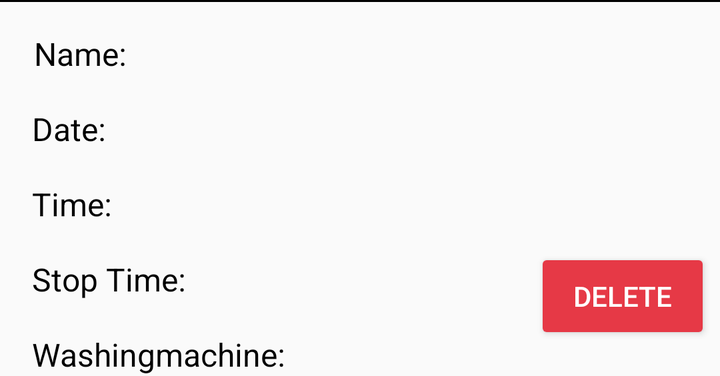
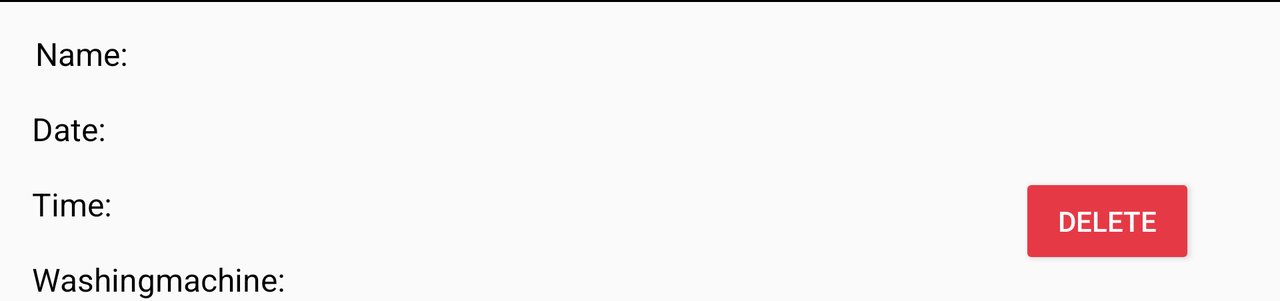

An Android layout and its configuration variant, each rendered on a device that would load it. The default file and the variant file are quoted in full after the pictures.
<!-- AndroidManifest.xml: application theme AppTheme -->
<!-- res/layout/fragment_booking.xml -->
<?xml version="1.0" encoding="utf-8"?>
<androidx.constraintlayout.widget.ConstraintLayout xmlns:android="http://schemas.android.com/apk/res/android"
    xmlns:app="http://schemas.android.com/apk/res-auto"
    xmlns:tools="http://schemas.android.com/tools"
    android:id="@+id/linearLayout"
    android:layout_width="match_parent"
    android:layout_height="wrap_content">

    <TextView
        android:id="@+id/user_name_label"
        android:layout_width="wrap_content"
        android:layout_height="wrap_content"
        android:layout_marginStart="16dp"
        android:layout_marginLeft="16dp"
        android:layout_marginTop="16dp"
        android:textAppearance="?attr/textAppearanceListItem"
        android:text="@string/name"
        android:textColor="@color/colorBlack"
        app:layout_constraintEnd_toEndOf="parent"
        app:layout_constraintHorizontal_bias="0.003"
        app:layout_constraintStart_toStartOf="parent"
        app:layout_constraintTop_toTopOf="parent" />

    <TextView
        android:id="@+id/user_name"
        android:layout_width="wrap_content"
        android:layout_height="wrap_content"
        android:layout_marginStart="16dp"
        android:layout_marginLeft="16dp"
        android:layout_marginTop="16dp"
        android:layout_marginEnd="16dp"
        android:layout_marginRight="16dp"
        android:textAppearance="?attr/textAppearanceListItem"
        android:textColor="@color/colorBlack"

        app:layout_constraintEnd_toStartOf="@+id/guideline"
        app:layout_constraintHorizontal_bias="0.0"
        app:layout_constraintStart_toEndOf="@+id/user_name_label"
        app:layout_constraintTop_toTopOf="parent" />

    <TextView
        android:id="@+id/date_label"
        android:layout_width="wrap_content"
        android:layout_height="wrap_content"
        android:layout_marginStart="16dp"
        android:layout_marginLeft="16dp"
        android:layout_marginTop="16dp"
        android:textAppearance="?attr/textAppearanceListItem"
        android:textColor="@color/colorBlack"

        android:text="@string/date"
        app:layout_constraintStart_toStartOf="parent"
        app:layout_constraintTop_toBottomOf="@+id/user_name_label" />

    <TextView
        android:id="@+id/date"
        android:layout_width="wrap_content"
        android:layout_height="wrap_content"
        android:layout_marginStart="16dp"
        android:layout_marginLeft="16dp"
        android:layout_marginTop="16dp"
        android:layout_marginEnd="16dp"
        android:layout_marginRight="16dp"
        android:textAppearance="?attr/textAppearanceListItem"
        android:textColor="@color/colorBlack"

        app:layout_constraintEnd_toStartOf="@+id/guideline"
        app:layout_constraintHorizontal_bias="0.0"
        app:layout_constraintStart_toEndOf="@+id/date_label"
        app:layout_constraintTop_toBottomOf="@+id/user_name" />

    <TextView
        android:id="@+id/start_time_label"
        android:layout_width="wrap_content"
        android:layout_height="wrap_content"
        android:layout_marginStart="16dp"
        android:layout_marginLeft="16dp"
        android:layout_marginTop="16dp"
        android:textAppearance="?attr/textAppearanceListItem"
        android:textColor="@color/colorBlack"

        android:text="@string/start_time"
        app:layout_constraintStart_toStartOf="parent"
        app:layout_constraintTop_toBottomOf="@+id/date_label" />

    <TextView
        android:id="@+id/start_time"
        android:layout_width="wrap_content"
        android:layout_height="wrap_content"
        android:layout_marginStart="16dp"
        android:layout_marginLeft="16dp"
        android:layout_marginTop="16dp"
        android:layout_marginEnd="16dp"
        android:layout_marginRight="16dp"
        android:textAppearance="?attr/textAppearanceListItem"
        android:textColor="@color/colorBlack"

        app:layout_constraintEnd_toStartOf="@+id/guideline"
        app:layout_constraintHorizontal_bias="0.0"
        app:layout_constraintStart_toEndOf="@+id/start_time_label"
        app:layout_constraintTop_toBottomOf="@+id/date" />

    <TextView
        android:id="@+id/stop_time_label"
        android:layout_width="wrap_content"
        android:layout_height="wrap_content"
        android:layout_marginStart="16dp"
        android:layout_marginLeft="16dp"
        android:layout_marginTop="16dp"
        android:textAppearance="?attr/textAppearanceListItem"
        android:textColor="@color/colorBlack"
        android:text="@string/stop_time"
        app:layout_constraintStart_toStartOf="parent"
        app:layout_constraintTop_toBottomOf="@+id/start_time_label" />

    <TextView
        android:id="@+id/stop_time"
        android:layout_width="wrap_content"
        android:layout_height="wrap_content"
        android:layout_marginStart="16dp"
        android:layout_marginLeft="16dp"
        android:layout_marginTop="16dp"
        android:layout_marginEnd="16dp"
        android:layout_marginRight="16dp"
        android:textAppearance="?attr/textAppearanceListItem"
        android:textColor="@color/colorBlack"
        app:layout_constraintEnd_toStartOf="@+id/guideline"
        app:layout_constraintHorizontal_bias="0.0"
        app:layout_constraintStart_toEndOf="@+id/stop_time_label"
        app:layout_constraintTop_toBottomOf="@+id/start_time" />

    <TextView
        android:id="@+id/washing_machine_label"
        android:layout_width="wrap_content"
        android:layout_height="wrap_content"
        android:layout_marginStart="16dp"
        android:layout_marginLeft="16dp"
        android:layout_marginTop="16dp"
        android:textAppearance="?attr/textAppearanceListItem"
        android:textColor="@color/colorBlack"
        android:text="@string/washingmachine"
        app:layout_constraintBottom_toBottomOf="parent"
        app:layout_constraintStart_toStartOf="parent"
        app:layout_constraintTop_toBottomOf="@+id/stop_time_label" />

    <TextView
        android:id="@+id/washing_machine"
        android:layout_width="wrap_content"
        android:layout_height="wrap_content"
        android:layout_marginStart="16dp"
        android:layout_marginLeft="16dp"
        android:layout_marginTop="16dp"
        android:layout_marginEnd="16dp"
        android:layout_marginRight="16dp"
        android:textAppearance="?attr/textAppearanceListItem"
        android:textColor="@color/colorBlack"
        app:layout_constraintBottom_toBottomOf="parent"
        app:layout_constraintEnd_toStartOf="@+id/guideline"
        app:layout_constraintHorizontal_bias="0.0"
        app:layout_constraintStart_toEndOf="@+id/washing_machine_label"
        app:layout_constraintTop_toBottomOf="@+id/stop_time" />

    <Button
        android:id="@+id/delete_btn"
        android:layout_width="wrap_content"
        android:layout_height="wrap_content"
        android:layout_marginStart="16dp"
        android:layout_marginLeft="16dp"
        android:layout_marginEnd="16dp"
        android:layout_marginRight="16dp"
        android:layout_marginBottom="16dp"
        android:text="@string/delete"
        app:layout_constraintBottom_toBottomOf="parent"
        app:layout_constraintEnd_toEndOf="parent"
        app:layout_constraintStart_toStartOf="@+id/guideline"
        app:layout_constraintTop_toTopOf="parent"
        app:layout_constraintVertical_bias="1.0" />

    <View android:layout_width="match_parent"
        android:layout_height="1sp"
        android:background="#000"/>

    <androidx.constraintlayout.widget.Guideline
        android:id="@+id/guideline"
        android:layout_width="wrap_content"
        android:layout_height="wrap_content"
        android:orientation="vertical"
        app:layout_constraintGuide_percent="0.73" />
</androidx.constraintlayout.widget.ConstraintLayout>
<!-- resources referenced by this layout -->
<resources>
  <color name="colorBlack">#000000</color>
  <string name="date">Date:</string>
  <string name="delete">Delete</string>
  <string name="name">Name:</string>
  <string name="start_time">Time:</string>
  <string name="stop_time">Stop Time:</string>
  <string name="washingmachine">Washingmachine:</string>
  <style name="AppTheme" parent="Theme.AppCompat.Light.NoActionBar">
          <item name="backgroundColor">#FFFFFF</item>
          <item name="colorButtonNormal">#E63946</item>
          <item name="android:textColor">#FFFFFF</item>
          <item name="colorAccent">@color/colorAccent</item>
          <item name="android:colorPrimaryDark" tools:ignore="NewApi">@color/colorRed</item>
      </style>
  <color name="colorAccent">#03DAC5</color>
  <color name="colorRed">#D90429</color>
</resources>
<!-- res/layout-land/fragment_booking.xml (the repository's variant of the layout above) -->
<!-- drawn on the phone turned sideways -->
<?xml version="1.0" encoding="utf-8"?>
<androidx.constraintlayout.widget.ConstraintLayout xmlns:android="http://schemas.android.com/apk/res/android"
    xmlns:app="http://schemas.android.com/apk/res-auto"
    xmlns:tools="http://schemas.android.com/tools"
    android:id="@+id/linearLayout"
    android:layout_width="match_parent"
    android:layout_height="wrap_content">

    <TextView
        android:id="@+id/user_name_label"
        android:layout_width="wrap_content"
        android:layout_height="wrap_content"
        android:layout_marginStart="16dp"
        android:layout_marginLeft="16dp"
        android:layout_marginTop="16dp"
        android:textAppearance="?attr/textAppearanceListItem"
        android:text="@string/name"
        android:textColor="@color/colorBlack"
        app:layout_constraintEnd_toEndOf="parent"
        app:layout_constraintHorizontal_bias="0.003"
        app:layout_constraintStart_toStartOf="parent"
        app:layout_constraintTop_toTopOf="parent" />

    <TextView
        android:id="@+id/user_name"
        android:layout_width="wrap_content"
        android:layout_height="wrap_content"
        android:layout_marginStart="16dp"
        android:layout_marginLeft="16dp"
        android:layout_marginTop="16dp"
        android:layout_marginEnd="16dp"
        android:layout_marginRight="16dp"
        android:textAppearance="?attr/textAppearanceListItem"
        android:textColor="@color/colorBlack"

        app:layout_constraintEnd_toStartOf="@+id/guideline"
        app:layout_constraintHorizontal_bias="0.0"
        app:layout_constraintStart_toEndOf="@+id/user_name_label"
        app:layout_constraintTop_toTopOf="parent" />

    <TextView
        android:id="@+id/date_label"
        android:layout_width="wrap_content"
        android:layout_height="wrap_content"
        android:layout_marginStart="16dp"
        android:layout_marginLeft="16dp"
        android:layout_marginTop="16dp"
        android:textAppearance="?attr/textAppearanceListItem"
        android:textColor="@color/colorBlack"

        android:text="@string/date"
        app:layout_constraintStart_toStartOf="parent"
        app:layout_constraintTop_toBottomOf="@+id/user_name_label" />

    <TextView
        android:id="@+id/date"
        android:layout_width="wrap_content"
        android:layout_height="wrap_content"
        android:layout_marginStart="16dp"
        android:layout_marginLeft="16dp"
        android:layout_marginTop="16dp"
        android:layout_marginEnd="16dp"
        android:layout_marginRight="16dp"
        android:textAppearance="?attr/textAppearanceListItem"
        android:textColor="@color/colorBlack"

        app:layout_constraintEnd_toStartOf="@+id/guideline"
        app:layout_constraintHorizontal_bias="0.0"
        app:layout_constraintStart_toEndOf="@+id/date_label"
        app:layout_constraintTop_toBottomOf="@+id/user_name" />

    <TextView
        android:id="@+id/start_time_label"
        android:layout_width="wrap_content"
        android:layout_height="wrap_content"
        android:layout_marginStart="16dp"
        android:layout_marginLeft="16dp"
        android:layout_marginTop="16dp"
        android:textAppearance="?attr/textAppearanceListItem"
        android:textColor="@color/colorBlack"

        android:text="@string/start_time"
        app:layout_constraintStart_toStartOf="parent"
        app:layout_constraintTop_toBottomOf="@+id/date_label" />

    <TextView
        android:id="@+id/start_time"
        android:layout_width="wrap_content"
        android:layout_height="wrap_content"
        android:layout_marginStart="16dp"
        android:layout_marginLeft="16dp"
        android:layout_marginTop="16dp"
        android:layout_marginEnd="16dp"
        android:layout_marginRight="16dp"
        android:textAppearance="?attr/textAppearanceListItem"
        android:textColor="@color/colorBlack"

        app:layout_constraintEnd_toStartOf="@+id/guideline"
        app:layout_constraintHorizontal_bias="0.0"
        app:layout_constraintStart_toEndOf="@+id/start_time_label"
        app:layout_constraintTop_toBottomOf="@+id/date" />






























    <TextView
        android:id="@+id/washing_machine_label"
        android:layout_width="wrap_content"
        android:layout_height="wrap_content"
        android:layout_marginStart="16dp"
        android:layout_marginLeft="16dp"
        android:layout_marginTop="16dp"
        android:textAppearance="?attr/textAppearanceListItem"
        android:textColor="@color/colorBlack"
        android:text="@string/washingmachine"
        app:layout_constraintBottom_toBottomOf="parent"
        app:layout_constraintStart_toStartOf="parent"
        app:layout_constraintTop_toBottomOf="@+id/start_time_label" />

    <TextView
        android:id="@+id/washing_machine"
        android:layout_width="wrap_content"
        android:layout_height="wrap_content"
        android:layout_marginStart="16dp"
        android:layout_marginLeft="16dp"
        android:layout_marginTop="16dp"
        android:layout_marginEnd="16dp"
        android:layout_marginRight="16dp"
        android:textAppearance="?attr/textAppearanceListItem"
        android:textColor="@color/colorBlack"
        app:layout_constraintBottom_toBottomOf="parent"
        app:layout_constraintEnd_toStartOf="@+id/guideline"
        app:layout_constraintHorizontal_bias="0.0"
        app:layout_constraintStart_toEndOf="@+id/washing_machine_label"
        app:layout_constraintTop_toBottomOf="@+id/start_time" />

    <Button
        android:id="@+id/delete_btn"
        android:layout_width="wrap_content"
        android:layout_height="wrap_content"
        android:layout_marginStart="16dp"
        android:layout_marginLeft="16dp"
        android:layout_marginEnd="16dp"
        android:layout_marginRight="16dp"
        android:layout_marginBottom="16dp"
        android:text="@string/delete"
        app:layout_constraintBottom_toBottomOf="parent"
        app:layout_constraintEnd_toEndOf="parent"
        app:layout_constraintStart_toStartOf="@+id/guideline"
        app:layout_constraintTop_toTopOf="parent"
        app:layout_constraintVertical_bias="1.0" />

    <View android:layout_width="match_parent"
        android:layout_height="1sp"
        android:background="#000"/>

    <androidx.constraintlayout.widget.Guideline
        android:id="@+id/guideline"
        android:layout_width="wrap_content"
        android:layout_height="wrap_content"
        android:orientation="vertical"
        app:layout_constraintGuide_percent="0.73" />
</androidx.constraintlayout.widget.ConstraintLayout>
<!-- resources referenced by the variant -->
<!-- as the phone turned sideways resolves them -->
<resources>
  <color name="colorBlack">#000000</color>
  <string name="date">Date:</string>
  <string name="delete">Delete</string>
  <string name="name">Name:</string>
  <string name="start_time">Time:</string>
  <string name="washingmachine">Washingmachine:</string>
  <style name="AppTheme" parent="Theme.AppCompat.Light.NoActionBar">
          <item name="backgroundColor">#FFFFFF</item>
          <item name="colorButtonNormal">#E63946</item>
          <item name="android:textColor">#FFFFFF</item>
          <item name="colorAccent">@color/colorAccent</item>
          <item name="android:colorPrimaryDark" tools:ignore="NewApi">@color/colorRed</item>
      </style>
  <color name="colorAccent">#03DAC5</color>
  <color name="colorRed">#D90429</color>
</resources>
